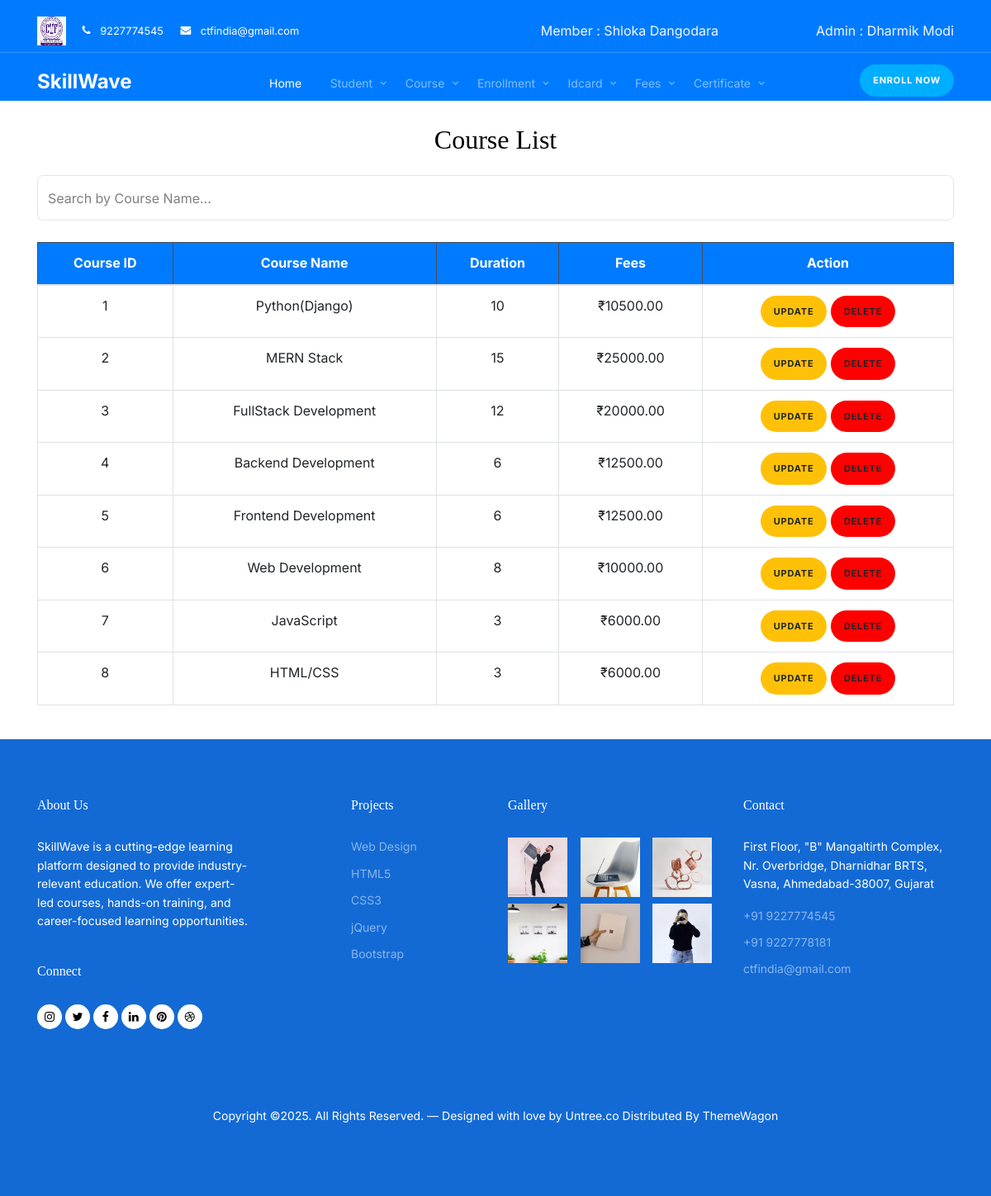
Screenshot of /course_list/1 with the database file from the repository.
### myapp/models.py (models this page shows, shortened)
class Member(models.Model):
    member_id = models.AutoField(primary_key=True, verbose_name="ID")
    admin = models.ForeignKey(Admin, on_delete = models.CASCADE )
    member_name = models.CharField(max_length=50)
    member_email = models.EmailField(max_length=50)
    member_password = models.CharField(max_length=10)
    member_phone = models.CharField(max_length=10)
    date_of_joining = models.DateField()

class Admin(models.Model):
    admin_id = models.AutoField(primary_key=True, verbose_name="ID")
    email = models.EmailField(max_length=50)
    password = models.CharField(max_length=10)
    name = models.CharField(max_length=50)

class Course(models.Model):
    course_id = models.AutoField(verbose_name="course_id",primary_key=True)
    admin = models.ForeignKey(Admin, on_delete = models.CASCADE )
    course_name = models.CharField(max_length=30)
    duration = models.IntegerField(help_text="Duration in month")
    fees = models.DecimalField(max_digits=10, decimal_places=2)

### myapp/views.py (the view)
# urls.py: path('course_list/<int:member_id>', views.Course_list, name='course_list'),
def Course_list(request, member_id):
    admin_id = models.Member.objects.get(member_id=member_id).admin.admin_id
    member = models.Member.objects.get(member_id=member_id)
    c = models.Admin.objects.get(admin_id=admin_id)
    id = member.member_id
    course = models.Course.objects.filter(admin = admin_id)
    context = {
        'id': id,
        'admin': c,
        'member': member,
        'course': course
    }
    course = models.Course.objects.filter(admin = admin_id)
    context['course'] = course
    return render(request, 'course_list.html', context)

### myapp/templates/course_list.html (shortened to what this page needs)
<!doctype html>
<html lang="en">
<head>
  <link rel="stylesheet" href="https://unicons.iconscout.com/release/v4.0.0/css/line.css">
  {% load static %}
  <link rel="stylesheet" href="{% static 'css/bootstrap.min.css' %}">
  <link rel="stylesheet" href="{% static 'css/bootstrap.min.css' %}">
  <link rel="stylesheet" href="{% static 'css/animate.min.css' %}">
  <link rel="stylesheet" href="{% static 'css/owl.carousel.min.css' %}">
  <link rel="stylesheet" href="{% static 'css/owl.theme.default.min.css' %}">
  <link rel="stylesheet" href="{% static 'css/jquery.fancybox.min.css' %}">
  <link rel="stylesheet" href="{% static 'fonts/icomoon/style.css' %}">
  <link rel="stylesheet" href="{% static 'fonts/flaticon/font/flaticon.css' %}">
  <link rel="stylesheet" href="{% static 'css/aos.css' %}">
  <link rel="stylesheet" href="{% static 'css/style.css' %}">
</head>
<body>
<nav class="site-nav mb-5" style="background-color: #007bff;">
    <div class="pb-2 top-bar mb-3">
      <div class="container">
        <div class="row align-items-center">
          <div class="col-6 col-lg-6">
            <img src="../../static/images/image.jpg" style="height: 35px; width: auto; margin-right: 15px;">
            <a href="#" class="small mr-3"><span class="icon-phone mr-2"></span> <span class="d-none d-lg-inline-block">9227774545</span></a>
            <a href="#" class="small mr-3"><span class="icon-envelope mr-2"></span> <span class="d-none d-lg-inline-block">ctfindia@gmail.com</span></a>
          </div>
          <div class="col-6 col-lg-3 text-right" style="color: aliceblue;">Member : {{ member.member_name }}</div>
          <div class="col-6 col-lg-3 text-right" style="color: aliceblue;">Admin : {{ admin.name }}</div>
        </div>
      </div>
    </div>
    <div class="sticky-nav js-sticky-header" style="background-color: #007bff;">
      <div class="container position-relative">
        <div class="site-navigation text-center">
          <a href="{% url 'index' id %}" class="logo menu-absolute m-0">SkillWave</a>
          <ul class="js-clone-nav d-none d-lg-inline-block site-menu">
            <li class="active"><a href="{% url 'index' id %}">Home</a></li>
            <li class="has-children">
              <a href="#">Student</a>
            </li>
            <li class="has-children">
              <a href="#">Course</a>
            </li>
            <li class="has-children">
              <a href="#">Enrollment</a>
            </li>
            <li class="has-children">
              <a href="#">Idcard</a>
            </li>
            <li class="has-children">
              <a href="#">Fees</a>
            </li>
            <li class="has-children">
              <a href="#">Certificate</a>
            </li>
          </ul>
          <a href="#" class="btn-book btn btn-secondary btn-sm menu-absolute">Enroll Now</a>
        </div>
      </div>
    </div>
</nav>
<div class="container">
    <h2 class="text-center mb-4">Course List</h2>
    <div class="d-flex justify-content-end">
      <input type="text" id="searchInput" name="searchInput" class="form-control search-box" placeholder="Search by Course Name...">
    </div><br>
    <div class="table-responsive">
        <table class="table table-bordered text-center">
            <thead class="table-dark" style="background-color: #007bff; color: white;">
                <tr>
                    <th>Course ID</th>
                    <th>Course Name</th>
                    <th>Duration</th>
                    <th>Fees</th>
                    <th>Action</th>
                </tr>
            </thead>
            <tbody>
                {% for course in course %}
                <tr>
                    <td>{{ course.course_id }}</td>
                    <td>{{ course.course_name }}</td>
                    <td>{{ course.duration }}</td>
                    <td>₹{{ course.fees }}</td>
                    <td>
                        <a href="{% url 'course_edit' id course.course_id %}" class="btn btn-update btn-sm">Update</a>
                        <a href="{% url 'course_delete' id course.course_id %}" class="btn btn-delete btn-sm">Delete</a>
                    </td>
                </tr>
                {% empty %}
                <tr>
                    <td colspan="6" class="text-center">No courses available.</td>
                </tr>
                {% endfor %}
            </tbody>
        </table>
    </div>
</div><br>
<div class="site-footer">
  <div class="container">
    <div class="row">
      <div class="col-lg-3 mr-auto">
        <div class="widget">
          <h3>About Us<span class="text-primary">.</span> </h3>
          <p>SkillWave is a cutting-edge learning platform designed to provide industry-relevant education. We offer expert-led courses, hands-on training, and career-focused learning opportunities.</p>
        </div>
        <div class="widget">
          <h3>Connect</h3>
          <ul class="list-unstyled social">
            <li><a href="#"><span class="icon-instagram"></span></a></li>
            <li><a href="#"><span class="icon-twitter"></span></a></li>
            <li><a href="#"><span class="icon-facebook"></span></a></li>
            <li><a href="#"><span class="icon-linkedin"></span></a></li>
            <li><a href="#"><span class="icon-pinterest"></span></a></li>
            <li><a href="#"><span class="icon-dribbble"></span></a></li>
          </ul>
        </div>
      </div>
      <div class="col-lg-2 ml-auto">
        <div class="widget">
          <h3>Projects</h3>
          <ul class="list-unstyled float-left links">
            <li><a href="#">Web Design</a></li>
            <li><a href="#">HTML5</a></li>
            <li><a href="#">CSS3</a></li>
            <li><a href="#">jQuery</a></li>
            <li><a href="#">Bootstrap</a></li>
          </ul>
        </div>
      </div>
      <div class="col-lg-3">
        <div class="widget">
          <h3>Gallery</h3>
          <ul class="instafeed instagram-gallery list-unstyled">
            <li><a class="instagram-item" href="static/images/gal_1.jpg" data-fancybox="gal"><img src="{% static 'images/gal_1.jpg' %}" alt="" width="72" height="72"></a>
            </li>
            <li><a class="instagram-item" href="static/images/gal_2.jpg" data-fancybox="gal"><img src="{% static 'images/gal_2.jpg' %}" alt="" width="72" height="72"></a>
            </li>
            <li><a class="instagram-item" href="static/images/gal_3.jpg" data-fancybox="gal"><img src="{% static 'images/gal_3.jpg' %}" alt="" width="72" height="72"></a>
            </li>
            <li><a class="instagram-item" href="static/images/gal_4.jpg" data-fancybox="gal"><img src="{% static 'images/gal_4.jpg' %}" alt="" width="72" height="72"></a>
            </li>
            <li><a class="instagram-item" href="static/images/gal_5.jpg" data-fancybox="gal"><img src="{% static 'images/gal_5.jpg' %}" alt="" width="72" height="72"></a>
            </li>
            <li><a class="instagram-item" href="static/images/gal_6.jpg" data-fancybox="gal"><img src="{% static 'images/gal_6.jpg' %}" alt="" width="72" height="72"></a>
            </li>
          </ul>
        </div>
      </div>
      <div class="col-lg-3">
        <div class="widget">
          <h3>Contact</h3>
          <address>First Floor, "B" Mangaltirth Complex, Nr. Overbridge, Dharnidhar BRTS, Vasna, Ahmedabad-38007, Gujarat</address>
            <ul class="list-unstyled links mb-4">
              <li><a href="tel://11234567890">+91 9227774545</a></li>
              <li><a href="tel://11234567890">+91 9227778181</a></li>
              <li><a href="mailto:info@mydomain.com">ctfindia@gmail.com</a></li>
          </ul>
        </div>
      </div>
    </div>
    <div class="row mt-5">
      <div class="col-12 text-center">
        <p>Copyright &copy;. All Rights Reserved. &mdash; Designed with love by <a href="https://untree.co">Untree.co</a>  Distributed By <a href="https://themewagon.com">ThemeWagon</a>
        </div>
      </div>
    </div>
  </div>
</body>
</html>

### static/css/style.css (style rules this page uses)
body { font-family: "Inter", sans-serif; line-height: 1.6; background-color: #ffffff; overflow-x: hidden; font-size: 16px; color: #666; }
body:before { content: ""; position: fixed; top: 0; left: 0; z-index: 99; right: 0; bottom: 0; background: rgba(0, 0, 0, 0.2); opacity: 0; visibility: hidden; -webkit-transition: .3s all ease; -o-transition: .3s all ease; transition: .3s all ease; }
a { color: #136ad5; -webkit-transition: .3s all ease; -o-transition: .3s all ease; transition: .3s all ease; }
.text-primary { color: #136ad5 !important; }
h1, .h1, h2, .h2, h3, .h3, h4, .h4 { font-family: "Display Playfair", serif; color: black; }
.btn { padding-top: 15px; padding-bottom: 15px; padding-left: 30px; padding-right: 30px; border-radius: 30px; font-size: 11px; text-transform: uppercase; font-weight: 700; letter-spacing: .05rem; }
.btn.btn-secondary { background: #00aeff; border-color: #00aeff; }
.btn.btn-sm { padding-top: 10px; padding-bottom: 10px; padding-left: 15px; padding-right: 15px; }
.form-control, .custom-select { border: none; font-size: 16px; height: 55px; background: transparent; border: 1px solid rgba(0, 0, 0, 0.1); border-radius: 7px; color: #000000; }
.top-bar a { color: #ffffff; }
.logo { font-size: 24px; color: #ffffff; font-weight: 700; left: 15px; }
.menu-absolute { position: absolute !important; }
.btn-book { position: absolute; right: 15px; margin-top: -2px; }
.site-nav { position: absolute; width: 100%; z-index: 9; top: 0; }
.site-nav a { position: relative; z-index: 9; cursor: pointer; }
.site-nav { padding-top: 20px; padding-bottom: 20px; }
.site-nav .site-navigation .site-menu { margin-bottom: 0; }
.site-nav .site-navigation .site-menu > li { display: inline-block; }
.site-nav .site-navigation .site-menu > li > a { font-size: 14px; padding: 10px 15px; display: inline-block; text-decoration: none !important; color: rgba(255, 255, 255, 0.5); position: relative; }
.site-nav .site-navigation .site-menu > li.active > a { color: #ffffff; }
.site-nav .site-navigation .site-menu .has-children { position: relative; }
.site-nav .site-navigation .site-menu .has-children > a { position: relative; padding-right: 20px; }
.site-nav .site-navigation .site-menu .has-children > a:before { position: absolute; content: "\e313"; font-size: 14px; top: 50%; right: 0; -webkit-transform: translateY(-50%); -ms-transform: translateY(-50%); transform: translateY(-50%); font-family: 'icomoon'; }
.site-mobile-menu .site-nav-wrap { padding: 0; margin: 0; list-style: none; position: relative; }
.site-mobile-menu .site-nav-wrap a { padding: 5px 20px; display: block; position: relative; color: #000000; }
.site-mobile-menu .site-nav-wrap li { position: relative; display: block; }
.site-mobile-menu .site-nav-wrap li.active > a { color: #136ad5; }
.site-mobile-menu .site-nav-wrap > li { display: block; position: relative; float: left; width: 100%; }
.site-mobile-menu .site-nav-wrap > li > a { padding-left: 20px; font-size: 14px; }
.sticky-nav { -webkit-transition: .3s all ease; -o-transition: .3s all ease; transition: .3s all ease; background: transparent; }
.top-bar { border-bottom: 1px solid rgba(255, 255, 255, 0.2); }
.position-relative { position: relative; }
.instagram-gallery { display: -webkit-box; display: -ms-flexbox; display: flex; -ms-flex-wrap: wrap; flex-wrap: wrap; margin-bottom: -8px; margin-left: -8px; }
.instagram-gallery li { -ms-flex-preferred-size: 33.333%; flex-basis: 33.333%; max-width: 33.333%; padding-left: 8px; padding-bottom: 8px; }
.site-footer { background: #136ad5; font-size: 14px; color: #ffffff; padding: 70px 0; }
.site-footer a { color: #ffffff; position: relative; display: inline-block; }
.site-footer .widget { margin-bottom: 40px; display: block; position: relative; z-index: 1; }
.site-footer .widget h3 { font-size: 16px; color: #ffffff; margin-bottom: 30px; }
.site-footer .widget .links { width: 150px; }
.site-footer .widget .links li { margin-bottom: 10px; }
.site-footer .widget .links li a { color: rgba(255, 255, 255, 0.5); }
.site-footer .social li { display: inline-block; }
.site-footer .social li a { display: inline-block; width: 30px; height: 30px; position: relative; background-color: #ffffff; border-radius: 50%; color: #000000; }
.site-footer .social li a:before { display: none; }
.site-footer .social li a > span { position: absolute; top: 50%; left: 50%; -webkit-transform: translate(-50%, -50%); -ms-transform: translate(-50%, -50%); transform: translate(-50%, -50%); }

### rows the page displays
Member: member_name "Shloka Dangodara"
Admin: name "Dharmik Modi"
Course: course_id "1", course_name "Python(Django)", duration "10", fees "10500.00"
Course: course_id "2", course_name "MERN Stack", duration "15", fees "25000.00"
Course: course_id "3", course_name "FullStack Development", duration "12", fees "20000.00"
Course: course_id "4", course_name "Backend Development", duration "6", fees "12500.00"
Course: course_id "5", course_name "Frontend Development", duration "6", fees "12500.00"
Course: course_id "6", course_name "Web Development", duration "8", fees "10000.00"
Course: course_id "7", course_name "JavaScript", duration "3", fees "6000.00"
Course: course_id "8", course_name "HTML/CSS", duration "3", fees "6000.00"
